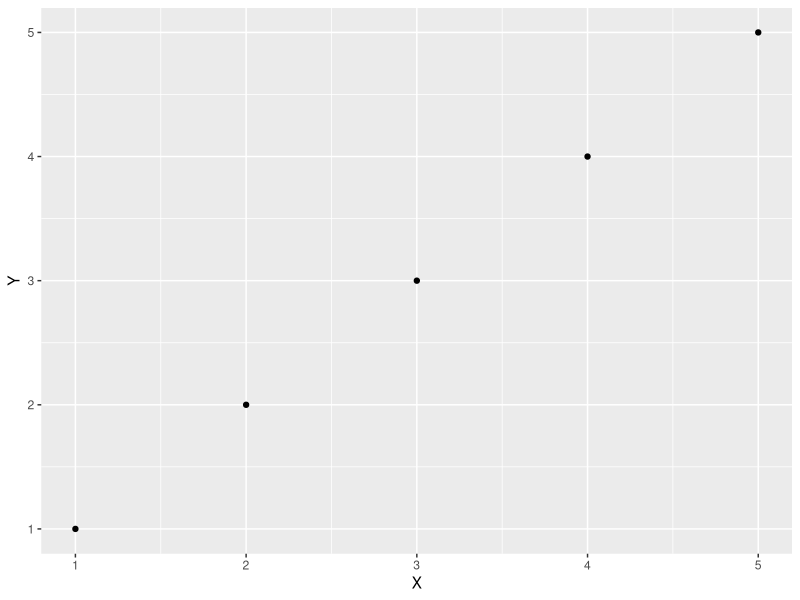

Write R code to recreate this figure.
## ---- chunk 1
knitr::opts_chunk$set(echo = TRUE)
## ---- chunk 2
library(knitr)
library(tidyverse)
library(ggplot2)
## ---- chunk 3
## Test
## ---- chunk 4
df <- data.frame(X = 1:5, Y = 1:5)
ggplot(df, aes(X, Y)) +
  geom_point()
## ---- chunk 5
print('hello world')
